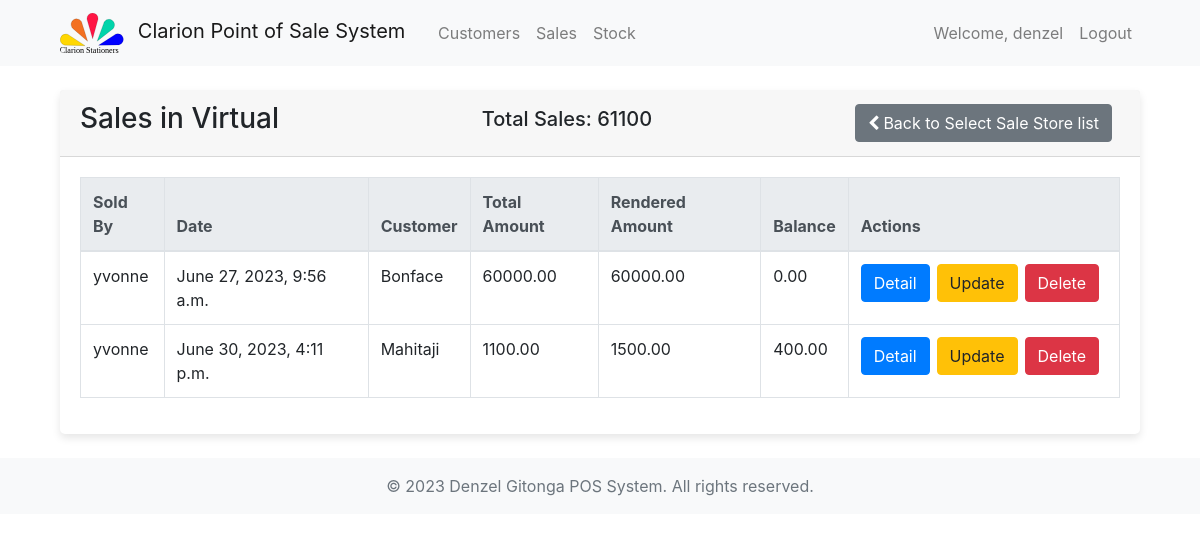
The app's page /admin-dashboard/sales/1/ (signed in) with its own data.
### accounts/models.py (models this page shows, shortened)
class User(AbstractBaseUser, PermissionsMixin):
    username = models.CharField(max_length=255, unique=True)
    email = models.EmailField(max_length=255, unique=True)
    store = models.ForeignKey(Store, on_delete=models.CASCADE, related_name='stores', null=True, blank=True)
    phone_number = models.CharField(max_length=20, blank=True, null=True)
    full_name = models.CharField(max_length=255, blank=True, null=True)
    is_staff = models.BooleanField(default=False)
    is_active = models.BooleanField(default=True)
    groups = models.ManyToManyField(
        'auth.Group',
        blank=True,
        related_name='myuser_set',
        related_query_name='user',
    )
    user_permissions = models.ManyToManyField(
        'auth.Permission',
        blank=True,
        related_name='myuser_set',
        related_query_name='user',
    )
    objects = UserManager()
    USERNAME_FIELD = 'username'
    REQUIRED_FIELDS = ['email']

### inventory/models.py (models this page shows, shortened)
class Store(models.Model):
    name = models.CharField(max_length=100)

class Customer(models.Model):
    name = models.CharField(max_length=255)
    email = models.EmailField()
    phone_number = models.CharField(max_length=20)
    address = models.CharField(max_length=255)
    def __str__(self):
        return self.name

### sales/models.py (models this page shows, shortened)
class Sale(models.Model):
    sold_by = models.ForeignKey(settings.AUTH_USER_MODEL, on_delete=models.CASCADE, editable=False)
    date = models.DateTimeField(auto_now_add=True)
    total_amount = models.DecimalField(max_digits=10, decimal_places=2)
    rendered_amount = models.DecimalField(default=0, max_digits=10, decimal_places=2)
    balance = models.DecimalField(default=0, max_digits=10, decimal_places=2)
    customer = models.ForeignKey(Customer, on_delete=models.CASCADE)

### admin_dashboard/views.py (the view)
# urls.py: path('sales/<int:id>/', views.sales_list, name='sales_list'), # view sales in the selected store
@staff_member_required(login_url='accounts:login')
def sales_list(request, id):
    store = get_object_or_404(Store, id=id)  # Retrieve the store based on the provided ID
    sales = Sale.objects.filter(sold_by__store=store)
    total_sale = sales.aggregate(total_amount=Sum('total_amount'))['total_amount']
    context = {
        'store': store,
        'sales': sales,
        'total_sale': total_sale,
    }
    return render(request, 'admin/sales/sales_list.html', context)

### templates/admin/sales/sales_list.html (shortened to what this page needs)
{% extends 'common/base.html' %}
{% block content %}
<div class="container">
  <div class="card">
    <div class="card-header">
      <div class="d-flex justify-content-between align-items-center">
        <h3>Sales in {{ store.name }}</h3>
        <h5>Total Sales: {{ total_sale }}</h5>
        <div>
          <a class="btn btn-secondary rounded mr-2" href="{% url 'admin_dashboard:select_sale_store' %}">
            <i class="fa fa-chevron-left mr-1"></i>Back to Select Sale Store list
          </a>
        </div>
      </div>
    </div>
    <div class="card-body">
      <div class="table-responsive">
        <table class="table table-bordered">
          <thead class="thead-light">
            <tr>
                <th>Sold By</th>
                <th>Date</th>
                <th>Customer</th>
                <th>Total Amount</th>
                <th>Rendered Amount</th>
                <th>Balance</th>
                <th>Actions</th>
            </tr>
          </thead>
          <tbody>
            {% for sale in sales %}
            <tr>
              <td>{{ sale.sold_by.username }}</td>
              <td>{{ sale.date }}</td>
              <td>{{ sale.customer }}</td>
              <td>{{ sale.total_amount }}</td>
              <td>{{ sale.rendered_amount }}</td>
              <td>{{ sale.balance }}</td>
              <td>
                <div class="btn-group">
                  <a class="btn btn-primary mr-2 rounded" href="{% url 'admin_dashboard:sale_detail' store.id sale.id %}">Detail</a>
                   <a class="btn btn-warning mr-2 rounded" href="{% url 'admin_dashboard:sale_update' store.id sale.id %}">Update</a>
                   <a class="btn btn-danger mr-2 rounded" href="{% url 'admin_dashboard:sale_delete' store.id sale.id %}">Delete</a>
                </div>
              </td>
            </tr>
            {% endfor %}
          </tbody>
        </table>
      </div>
    </div>
  </div>
</div>
{% endblock %}

### templates/common/header.html (shortened to what this page needs)
{% load static %}
<header>
  <nav class="navbar navbar-expand-lg navbar-light bg-light">
      <div class="container">
        {% if user.is_authenticated and user.is_superuser %}
          <a class="navbar-brand col-md-2" href="{% url 'admin_dashboard:dashboard' %}">
              <img src="{% static 'images/logos/clarion_logo.svg' %}" alt="Logo" height="40" class="mr-2 rounded">
              Clarion Point of Sale System
          </a>
        {% endif %}
          <div class="collapse navbar-collapse justify-content-between col-md-8" id="navbarNav">
            {% if user.is_authenticated %}
              {% if user.is_superuser %}
                <ul class="navbar-nav">
                <li class="nav-item">
                  <a class="nav-link" href="{% url 'inventory:customers_list' %}">Customers</a>
                </li>
                <li class="nav-item">
                  <a class="nav-link" href="{% url 'sales:sales_list' %}">Sales</a>
                </li>
                <li class="nav-item">
                  <a class="nav-link" href="{% url 'inventory:store_stock' %}">Stock</a>
                </li>
                </ul>
                <ul class="navbar-nav ml-auto">
                  <li class="nav-item">
                    <a class="nav-link" href="#">
                      Welcome, {{ user.username }}
                    </a>
                  </li>
                  <li class="nav-item">
                    <a class="nav-link" href="{% url 'accounts:logout' %}">Logout</a>
                  </li>
                </ul>
              {% endif %}
            {% endif %}
          </div>
      </div>
  </nav>
</header>

### static/custom_css/styles.css (style rules this page uses)
.card { box-shadow: 0px 4px 8px rgba(0, 0, 0, 0.1); border: none; transition: 0.3s; border-radius: 5px; }

### records on screen
User: username "denzel"
Store: name "Virtual"
Sale: sold_by.username "yvonne", date "June 27, 2023, 9:56 a.m.", customer "Bonface", total_amount "60000.00", rendered_amount "60000.00", balance "0.00"
Sale: sold_by.username "yvonne", date "June 30, 2023, 4:11 p.m.", customer "Mahitaji", total_amount "1100.00", rendered_amount "1500.00", balance "400.00"

### other values on screen
{{ total_sale }} "61100"
